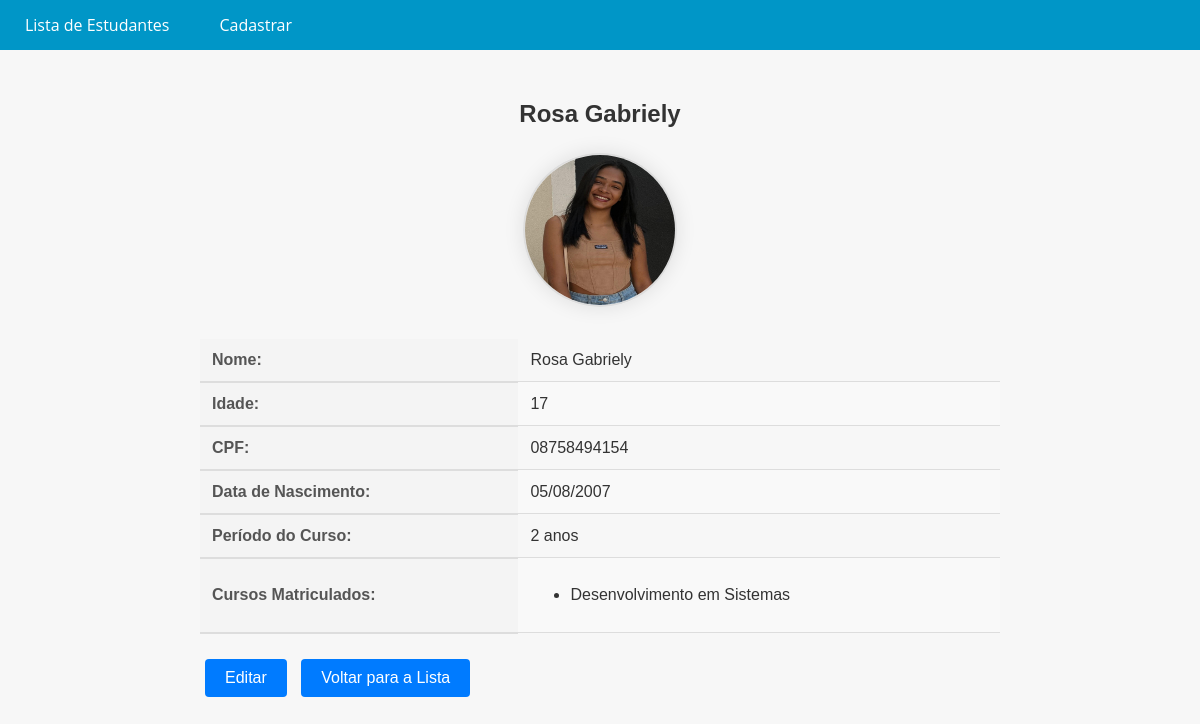
Page /student/1/ on the earlier database version.
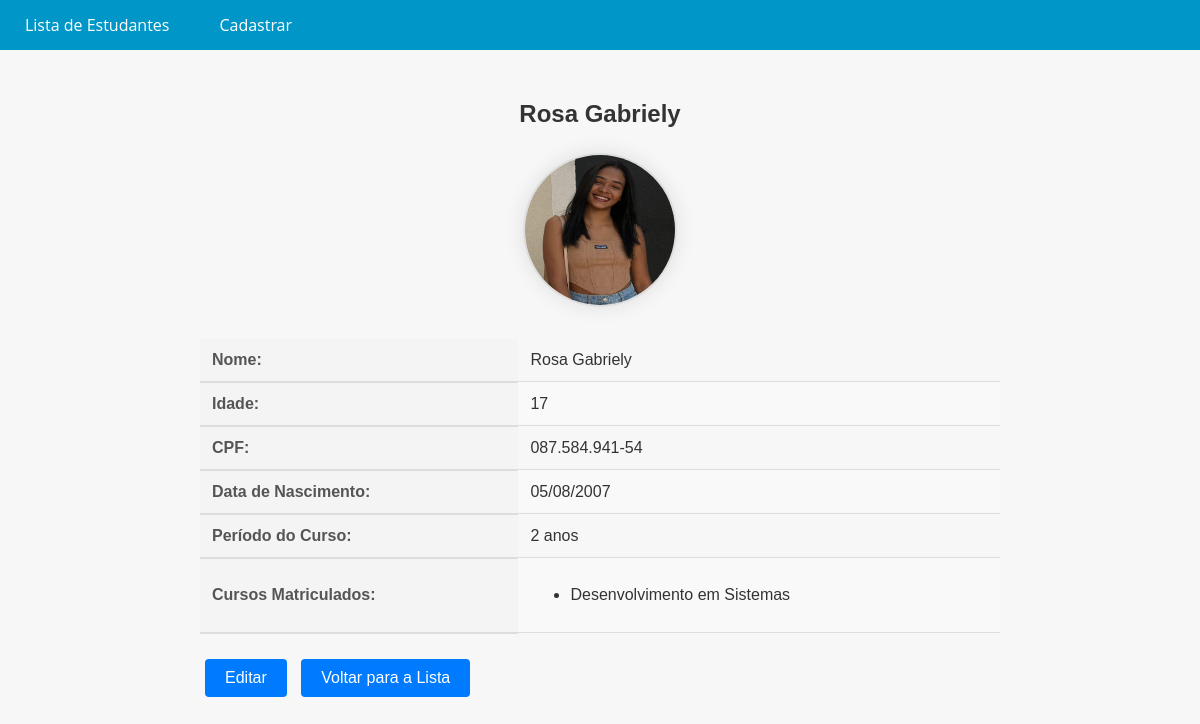
Same page on the later database version.
### CadStudent/models.py (models this page shows, shortened)
class Student(models.Model):
    name = models.CharField(max_length=100, verbose_name='Nome')
    age = models.IntegerField(verbose_name='Idade')
    cpf = models.CharField(max_length=15, unique=True, verbose_name='CPF')
    birth_date = models.DateField(max_length=12, verbose_name='Data de nascimento')
    course_period = models.CharField(max_length=50, verbose_name='Periodo do Curso')
    courses = models.ManyToManyField(Course, verbose_name='Curso')
    photo = models.ImageField(upload_to='CadStudent/', null=False, blank=False, verbose_name='Foto do estudante')

### CadStudent/views.py (the view)
# urls.py: path('student/<int:pk>/', views.student_detail, name='student_detail'),
def student_detail(request, pk):
    student = get_object_or_404(Student, pk=pk)
    return render(request, 'CadStudent/student_detail.html', {'student': student})

### CadStudent/templates/CadStudent/student_detail.html
{% extends 'CadStudent/base.html' %}
{% load static %}
{% block content %}
<link rel="stylesheet" href="{% static 'CadStudent/css/detail.css' %}">
<div class="student-details">
  <h2>{{ student.name }}</h2>
  <div class="student-photo">
    <img src="{{ student.photo.url }}" alt="{{ student.name }}" width="150" height="150">
  </div>
  <table>
    <tbody>
      <tr>
        <th>Nome:</th>
        <td>{{ student.name }}</td>
      </tr>
      <tr>
        <th>Idade:</th>
        <td>{{ student.age }}</td>
      </tr>
      <tr>
        <th>CPF:</th>
        <td>{{ student.cpf }}</td>
      </tr>
      <tr>
        <th>Data de Nascimento:</th>
        <td>{{ student.birth_date|date:"d/m/Y" }}</td>
      </tr>
      <tr>
        <th>Período do Curso:</th>
        <td>{{ student.course_period }}</td>
      </tr>
      <tr>
        <th>Cursos Matriculados:</th>
        <td>
          <ul>
            {% for course in student.courses.all %}
              <li>{{ course.name }}</li>
            {% endfor %}
          </ul>
        </td>
      </tr>
    </tbody>
  </table>
  <button onclick="window.location.href='{% url 'student_edit' student.pk %}'" class="btn btn-primary">Editar</button>
  <button onclick="window.location.href='{% url 'student_list' %}'" class="btn btn-secondary">Voltar para a Lista</button>
</div>
{% endblock %}

Differences in the rows shown:
changed Student "Rosa Gabriely": cpf "08758494154" → "087.584.941-54"
